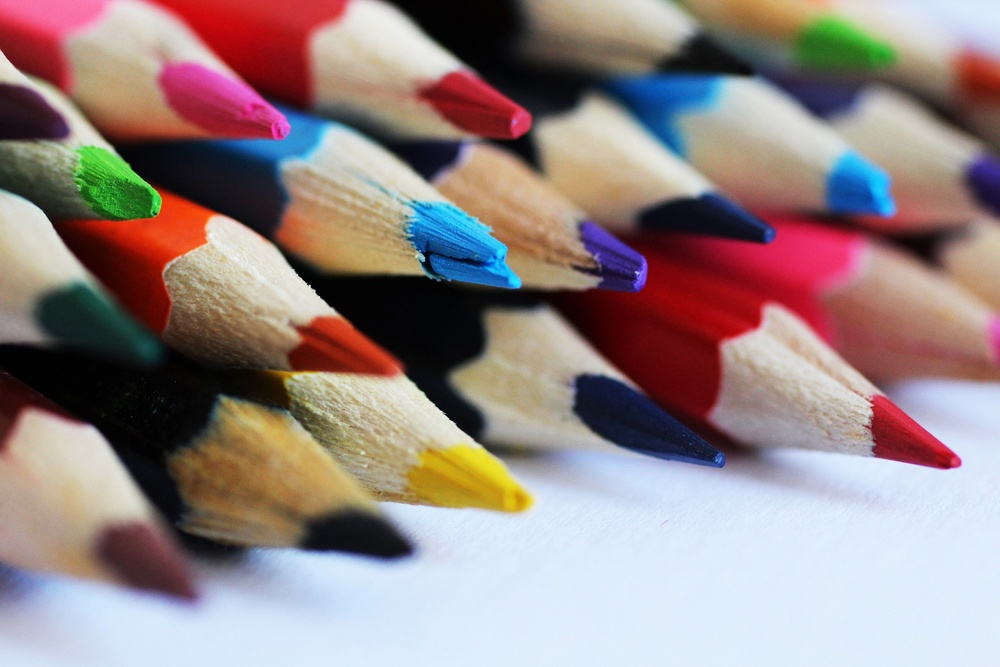
#> input picture example.jpg, 1000 x 667 px, shrunk from 1920 x 1280 before the run, found by its file name
$ python homehelloai13.py
#> lines starting #> are read from the running program, lines starting #| are printed output that depends on the picture
import cv2
img = cv2.imread(r"C:\Users\ansh\Desktop\Python\Helloai\opencv\example.jpg")
#> img is the input picture: shape (667, 1000, 3); mean B, G, R 132, 133, 149.9
rotated = cv2.rotate(img, cv2.ROTATE_90_CLOCKWISE)
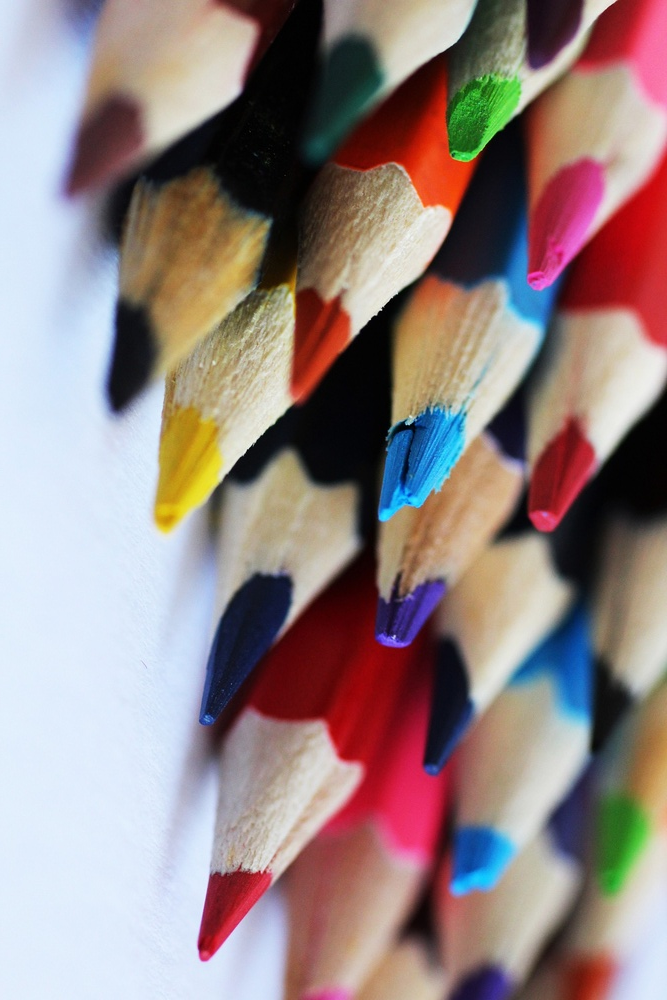
#> rotated: shape (1000, 667, 3); mean B, G, R 132, 133, 149.9
cropped = img[0:200, 0:200]
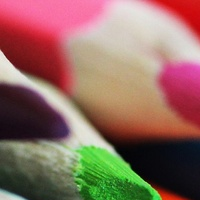
#> cropped: shape (200, 200, 3); mean B, G, R 96.6, 107.8, 144
bright = cv2.convertScaleAbs(img, alpha=1, beta=50)
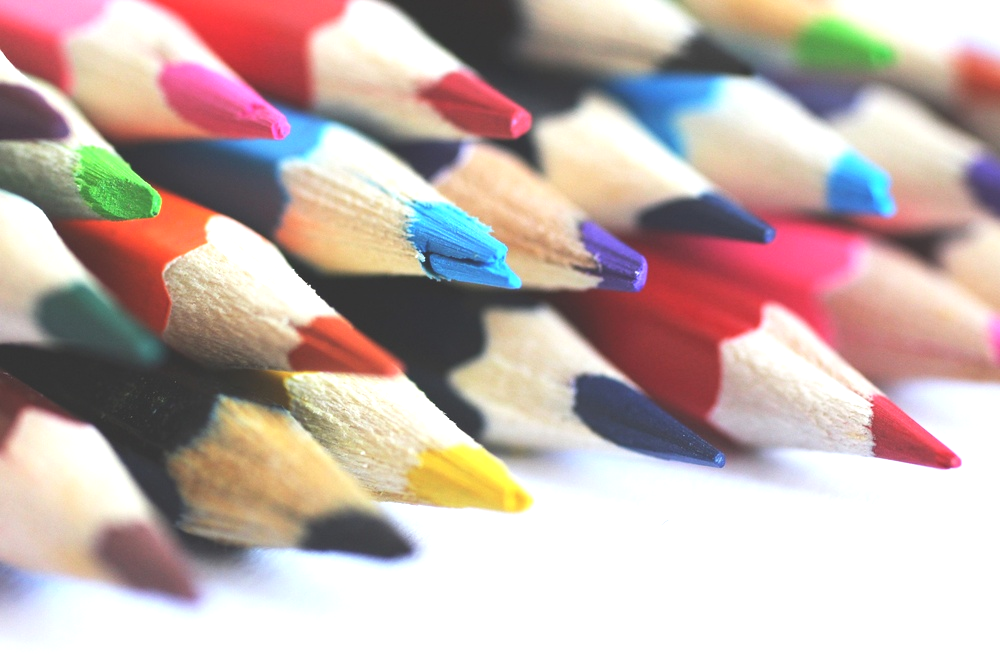
#> bright: shape (667, 1000, 3); mean B, G, R 171.2, 176.2, 195
cv2.imshow('Original', img)
cv2.imshow('Rotated', rotated)
cv2.imshow('Cropped', cropped)
cv2.imshow('Bright', bright)
cv2.waitKey(0)
cv2.destroyAllWindows()
